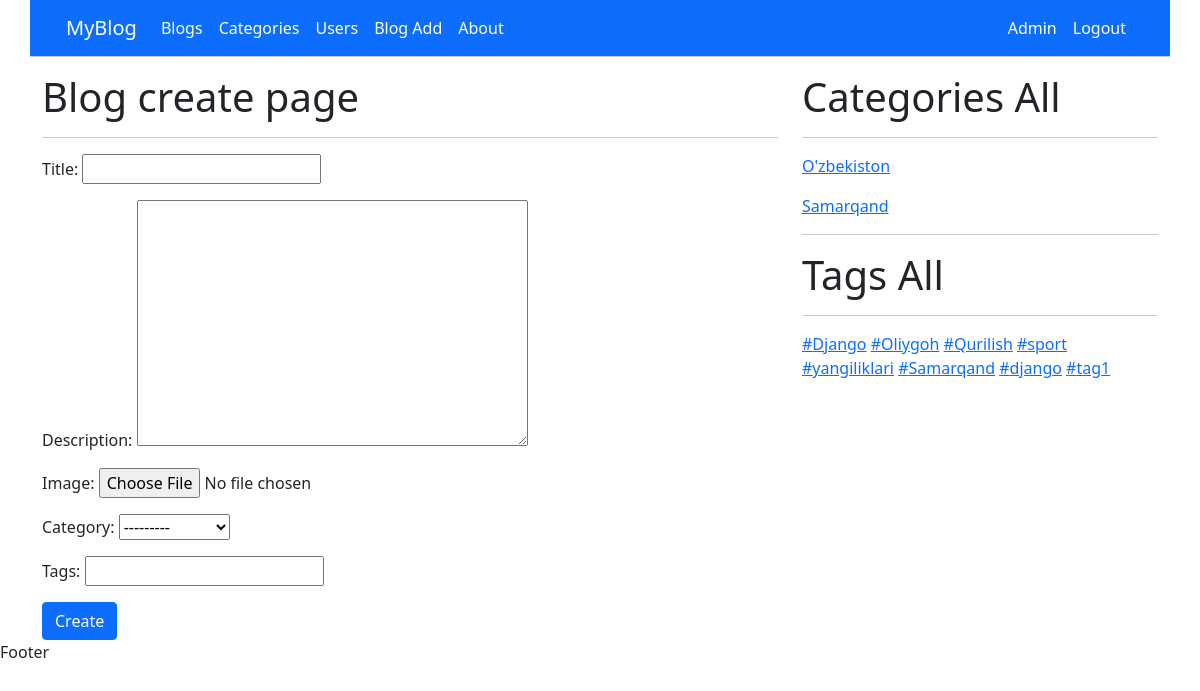
Page /create (signed in) on the committed database.
### user/models.py (models this page shows, shortened)
class UserProfile(AbstractUser):
    image = models.ImageField(upload_to='user/', null=True, blank=True)
    bio = models.CharField(max_length=200, null=True, blank=True)
    birthday = models.DateField(null=True, blank=True)
    address = models.CharField(max_length=200, null=True, blank=True)
    phone_number = models.CharField(max_length=13, null=True, blank=True)

### blog/models.py (models this page shows, shortened)
class Category(models.Model):
    name = models.CharField(max_length=200)
    slug = models.SlugField(max_length=200, unique=True)
    image = models.ImageField(upload_to = 'category/')
    description = RichTextField()
    user = models.ManyToManyField(UserProfile)
    def __str__(self):
        return self.name

class Tag(models.Model):
    name = models.CharField(max_length=200)
    slug = models.SlugField(max_length=200, unique=True)

### blog/views.py (the view, shortened to what this page needs)
# urls.py: path('create', BlogCreate.as_view(), name='create'),
class BlogCreate(LoginRequiredMixin,BasicView, View):
    login_url = reverse_lazy('login')
    def get(self, request):
        context = {}
        context['categories'] = self.category()
        context['tags'] = self.tag()
        context['form'] = BlogForm()
        return render(request, 'blog_create.html', context)

### blog/forms.py
class BlogForm(forms.ModelForm):
    tags = forms.CharField(max_length=200)
    class Meta:
        model = Blog
        fields = ['title','description','image','category','tags']

### blog/views.py (called while the page is built)
    def category(request):
        categories = Category.objects.all()
        return categories

    def tag(request):
        tags = Tag.objects.all()
        return tags

### blog/templates/blog_create.html (shortened to what this page needs)
{% extends 'base.html' %}
{% block content %}
   <h1>Blog create page</h1>
    <hr>
    <form method="post" enctype="multipart/form-data">
    {{form.as_p}}
    <button type="submit" class="btn btn-primary">Create</button>
    </form>
{% endblock %}

### blog/templates/base.html (shortened to what this page needs)
<!DOCTYPE html>
<html lang="en">
<head>
    {% load static %}
    <link rel="stylesheet" href="{% static 'css/bootstrap.min.css' %}">
</head>
<body>
<header>
<div class="container">
<div class="row">
        {% include  'header.html'%}
        <hr>
        <div class="col-lg-8">
            {% block content %}
            {% endblock %}
        </div>
        <div class="col-lg-4">
            <h1>Categories All</h1>
            <hr>
            {% for c in categories %}
             <p><a href="{% url 'category_blogs' c.slug%}"> {{ c.name }}</a></p>
             {% endfor %}
            <hr>
            <h1>Tags All</h1>
            <hr>
            {% for tg in tags %}
            <a href="#">#{{ tg.name }}</a>
            {% endfor %}
        </div>
    </div>
</div>
  <footer>
    Footer
</footer>
</body>
</html>

### blog/templates/header.html (shortened to what this page needs)
<nav class="navbar navbar-expand-lg navbar-dark bg-primary">
  <div class="container">
      <a class="navbar-brand" href="{% url 'home' %}">MyBlog</a>
      <div class="collapse navbar-collapse" id="navbarSupportedContent">
          <ul class="navbar-nav me-auto mb-2 mb-lg-0">
              <li class="nav-item">
                  <a class="nav-link active" aria-current="page" href="{% url 'home' %}">Blogs</a>
              </li>
              <li class="nav-item">
                  <a class="nav-link active" href="{% url 'category'%}">Categories</a>
              </li>
              <li class="nav-item">
                  <a href="{% url 'list_user' %}" class="nav-link active">Users</a>
              </li>
              <li class="nav-item">
                  <a href="{% url 'create' %}" class="nav-link active">Blog Add</a>
              </li>
              <li class="nav-item">
                  <a class="nav-link active">About</a>
              </li>
          </ul>
          <ul class="navbar-nav  mb-2 mb-lg-0">
              {% if user.is_authenticated %}
              <li class="nav-item">
                  <a href="{% url 'profile' %}" class="nav-link active">{{user.username}}</a>
              </li>
              <li class="nav-item">
                  <a href="{% url 'logout'%}" class="nav-link active">Logout</a>
              </li>
            {%endif%}
          </ul>
      </div>
  </div>
</nav>

### rows in the picture
UserProfile: username "Admin"
Category: name "O'zbekiston"
Category: name "Samarqand"
Tag: name "Django"
Tag: name "Oliygoh"
Tag: name "Qurilish"
Tag: name "sport"
Tag: name "yangiliklari"
Tag: name "Samarqand"
Tag: name "django"
Tag: name "tag1"
